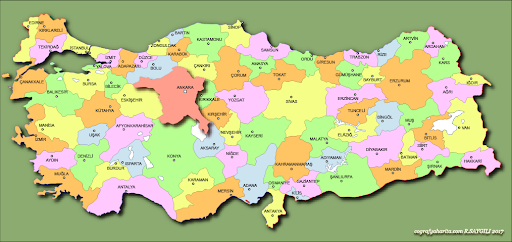
#> input picture harita.png, 512 x 242 px
$ python 13_geometric_transformations.py
#> lines starting #> are read from the running program, lines starting #| are printed output that depends on the picture
import cv2  # OpenCV kütüphanesini içe aktar
import numpy as np  # NumPy kütüphanesini içe aktar
import matplotlib.pyplot as plt  # Matplotlib kütüphanesini içe aktar

img = cv2.imread("harita.png")  # Harita görüntüsünü dosyadan oku
#> img is the input picture: shape (242, 512, 3); mean B, G, R 135.3, 192.3, 183.6
gray = cv2.cvtColor(img, cv2.COLOR_BGR2GRAY)  # Gri tonlamaya çevir

emboss_kernel_1 = np.array([[-2, -1, 0],  # Emboss filtresi 1 - Güneydoğu yönü
                            [-1, 1, 1],
                            [0, 1, 2]])

emboss_kernel_2 = np.array([[0, -1, -1],  # Emboss filtresi 2 - Kuzeybatı yönü
                            [1, 0, -1],
                            [1, 1, 0]])

emboss_kernel_3 = np.array([[-1, -1, 0],  # Emboss filtresi 3 - Köşegen yönü
                            [-1, 0, 1],
                            [0, 1, 1]])

emboss1 = cv2.filter2D(gray, -1, emboss_kernel_1)  # Birinci emboss filtresini uygula
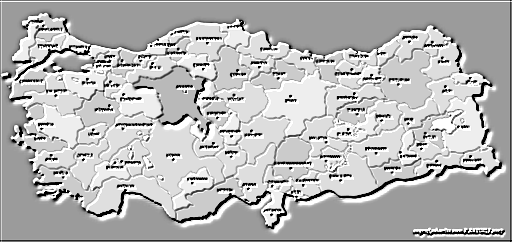
#> emboss1: shape (242, 512); min 0, max 255, mean 181.5
emboss2 = cv2.filter2D(gray, -1, emboss_kernel_2)  # İkinci emboss filtresini uygula
emboss3 = cv2.filter2D(gray, -1, emboss_kernel_3)  # Üçüncü emboss filtresini uygula
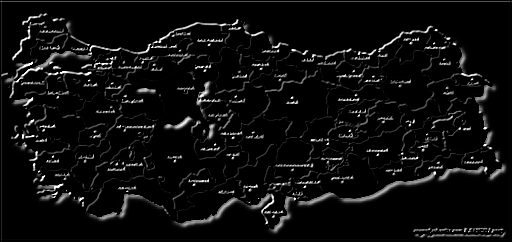
#> emboss3: shape (242, 512); min 0, max 255, mean 13.7

emboss1_offset = np.clip(emboss1 + 128, 0, 255).astype(np.uint8)  # Gri seviyeye offset ekle (kabartma efekti)
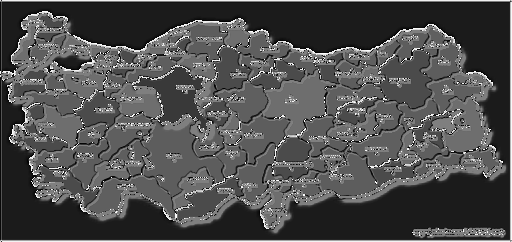
#> emboss1_offset: shape (242, 512); min 0, max 255, mean 79
emboss2_offset = np.clip(emboss2 + 128, 0, 255).astype(np.uint8)  # Gri seviyeye offset ekle
emboss3_offset = np.clip(emboss3 + 128, 0, 255).astype(np.uint8)  # Gri seviyeye offset ekle
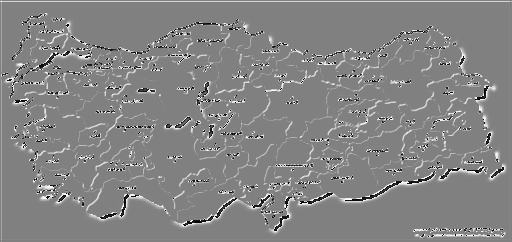
#> emboss3_offset: shape (242, 512); min 0, max 255, mean 132.3

emboss_color = cv2.filter2D(img, -1, emboss_kernel_1)  # Renkli görüntüye emboss uygula
emboss_color_offset = np.clip(emboss_color.astype(np.int16) + 128, 0, 255).astype(np.uint8)  # Offset ekle
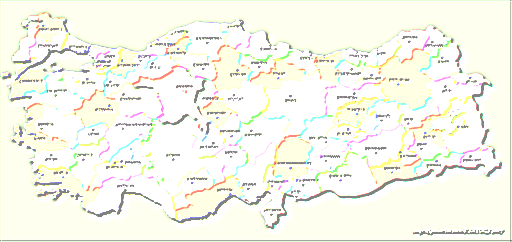
#> emboss_color_offset: shape (242, 512, 3); mean B, G, R 235.2, 246.8, 246.4

plt.figure(figsize=(14, 8))  # 14x8 inç boyutunda figür oluştur
plt.suptitle("GNSS Harita - Emboss/Kabartma Efektleri", fontweight='bold', fontsize=14)  # Ana başlık

plt.subplot(2, 3, 1)  # İlk alt grafik
plt.imshow(cv2.cvtColor(img, cv2.COLOR_BGR2RGB))  # Orijinal haritayı göster
plt.title("Orijinal Harita")  # Başlık ekle
plt.axis("off")  # Eksenleri gizle

plt.subplot(2, 3, 2)  # İkinci alt grafik
plt.imshow(emboss1_offset, cmap="gray")  # Güneydoğu emboss'u göster
plt.title("Emboss - Güneydoğu")  # Başlık ekle
plt.axis("off")  # Eksenleri gizle

plt.subplot(2, 3, 3)  # Üçüncü alt grafik
plt.imshow(emboss2_offset, cmap="gray")  # Kuzeybatı emboss'u göster
plt.title("Emboss - Kuzeybatı")  # Başlık ekle
plt.axis("off")  # Eksenleri gizle

plt.subplot(2, 3, 4)  # Dördüncü alt grafik
plt.imshow(emboss3_offset, cmap="gray")  # Köşegen emboss'u göster
plt.title("Emboss - Köşegen")  # Başlık ekle
plt.axis("off")  # Eksenleri gizle

plt.subplot(2, 3, 5)  # Beşinci alt grafik
plt.imshow(cv2.cvtColor(emboss_color_offset, cv2.COLOR_BGR2RGB))  # Renkli emboss'u göster
plt.title("Renkli Emboss")  # Başlık ekle
plt.axis("off")  # Eksenleri gizle

blended = cv2.addWeighted(img, 0.5, emboss_color_offset, 0.5, 0)  # Orijinal ve emboss'u karıştır
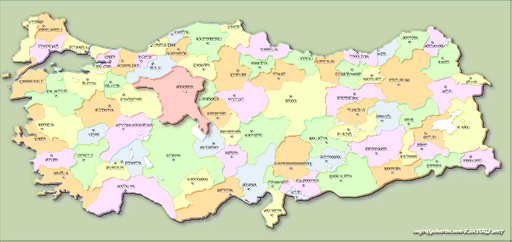
#> blended: shape (242, 512, 3); mean B, G, R 185.3, 219.6, 215.2
plt.subplot(2, 3, 6)  # Altıncı alt grafik
plt.imshow(cv2.cvtColor(blended, cv2.COLOR_BGR2RGB))  # 3D kabartmalı haritayı göster
plt.title("3D Kabartmalı Harita")  # Başlık ekle
plt.axis("off")  # Eksenleri gizle

plt.tight_layout()  # Alt grafikleri düzenle
plt.show()  # Tüm grafikleri göster
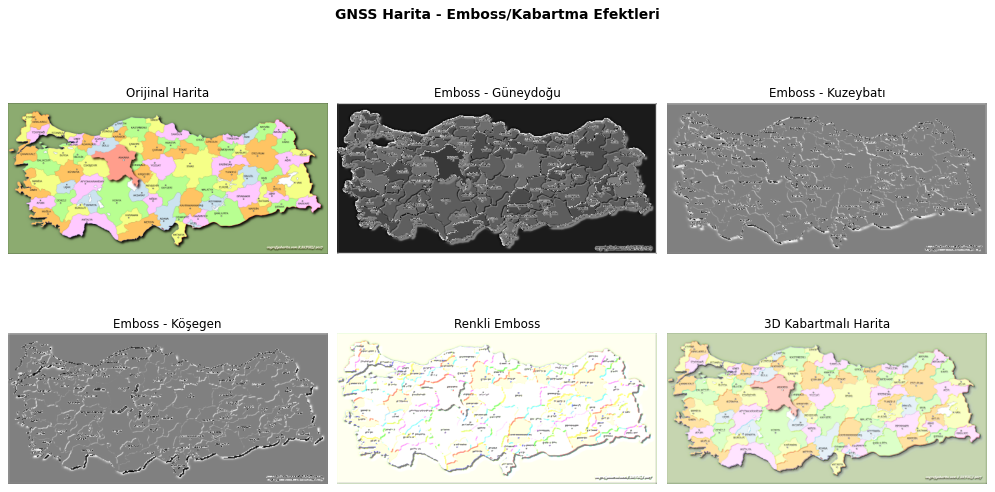
#> figure drawn by matplotlib, 6 panels

$ run again, with ornek.jpg saved as harita.png
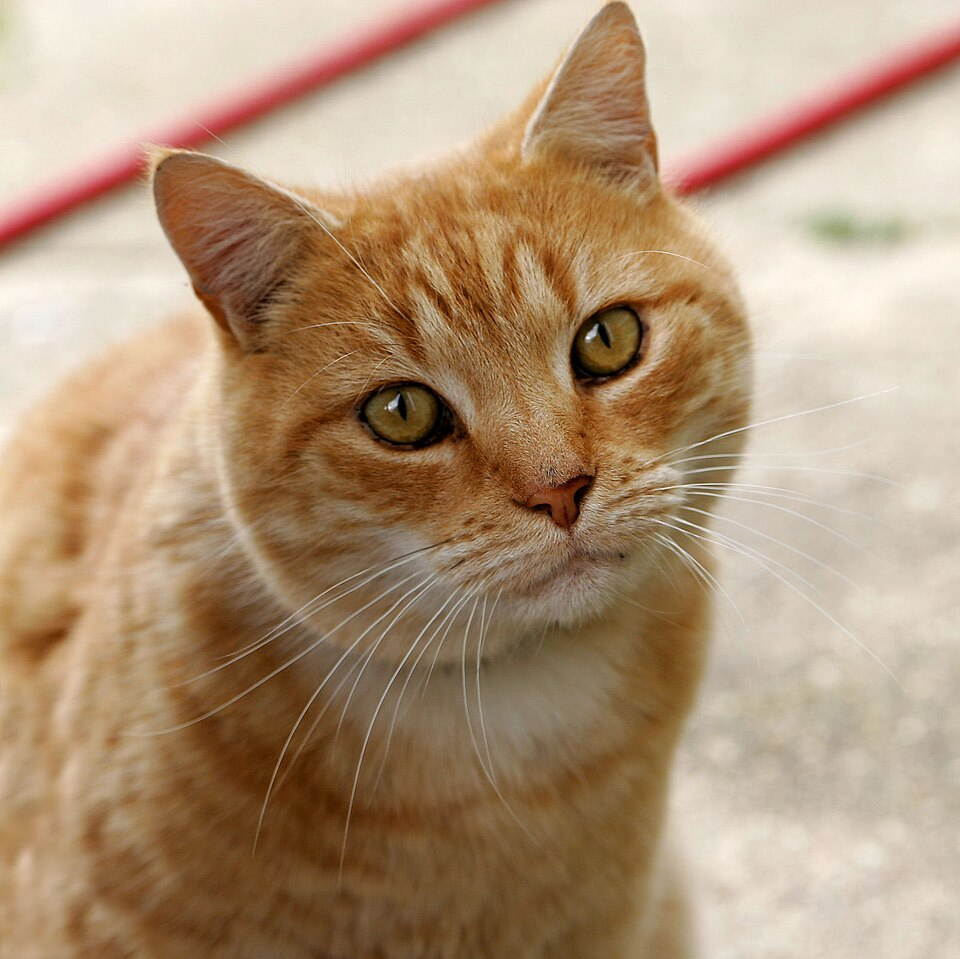
#> input picture ornek.jpg, 960 x 959 px
#> img is the input picture: shape (959, 960, 3); mean B, G, R 120.8, 148.8, 175.9
#> `emboss_color_offset = np.clip(emboss_color.astype(np.int16) + 128, 0, ..`:
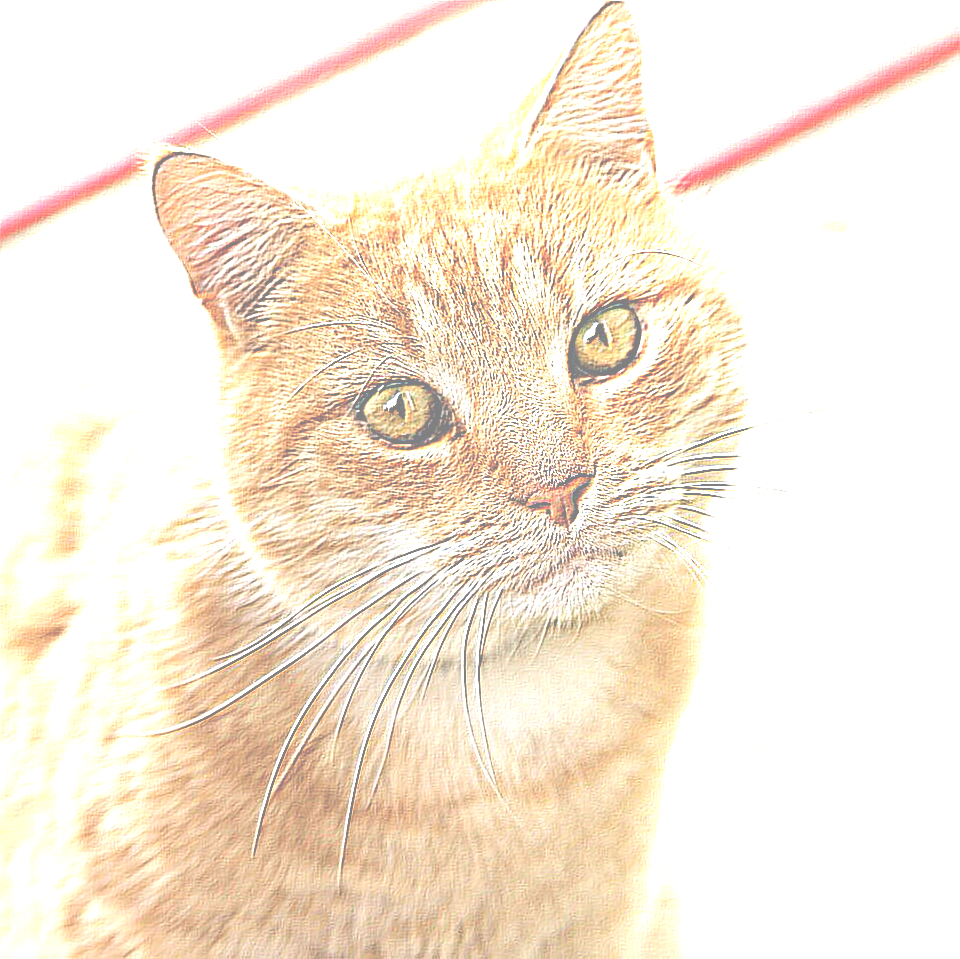
#> emboss_color_offset: shape (959, 960, 3); mean B, G, R 219.3, 235.2, 247.2
#> `blended = cv2.addWeighted(img, 0.5, emboss_color_offset, 0.5, 0)  # Or..`:
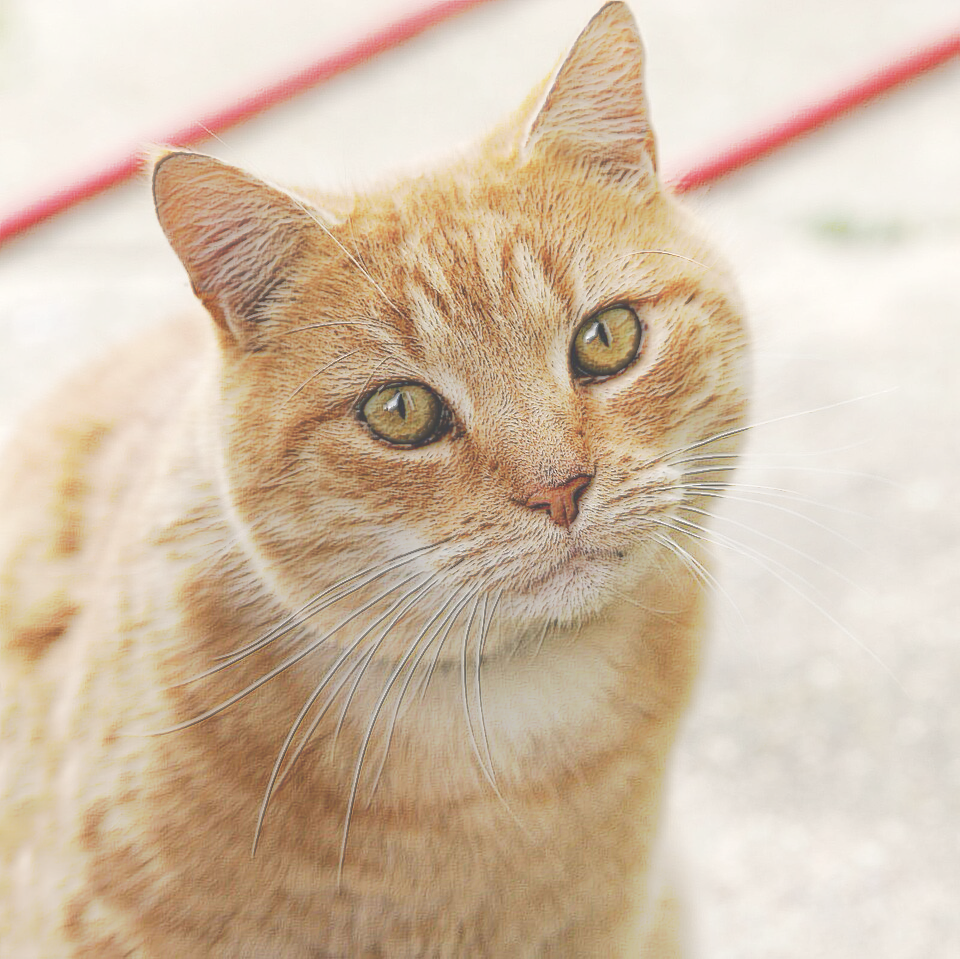
#> blended: shape (959, 960, 3); mean B, G, R 170, 192, 211.6
